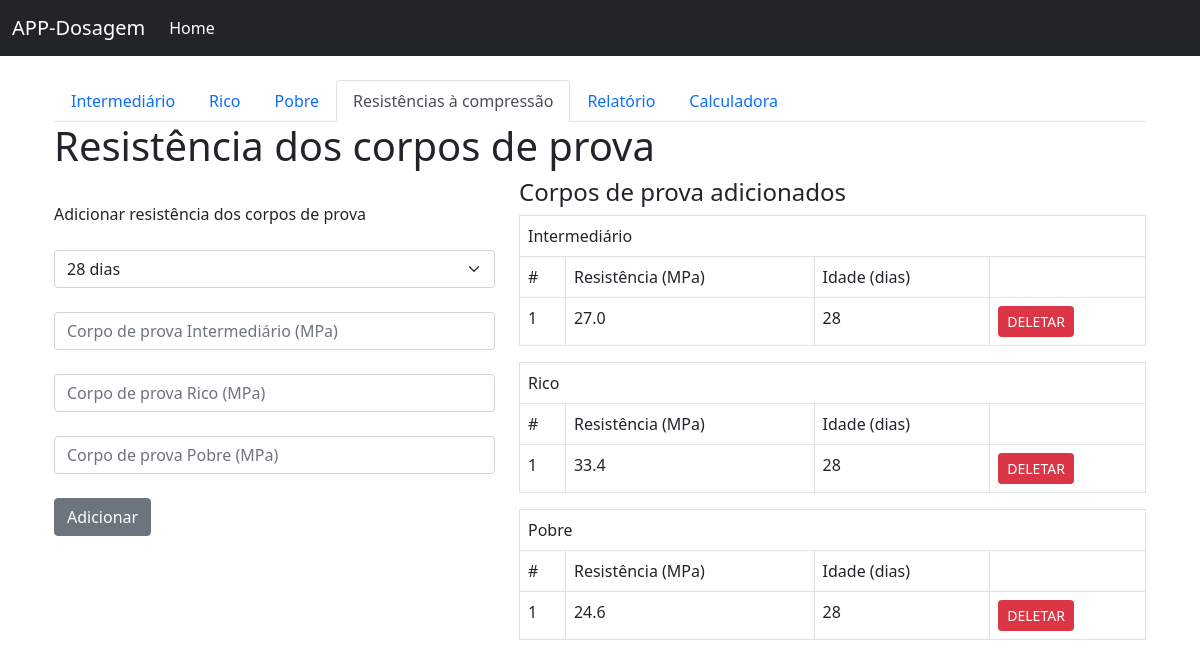
The app's page /corpo_de_prova/6, older data.
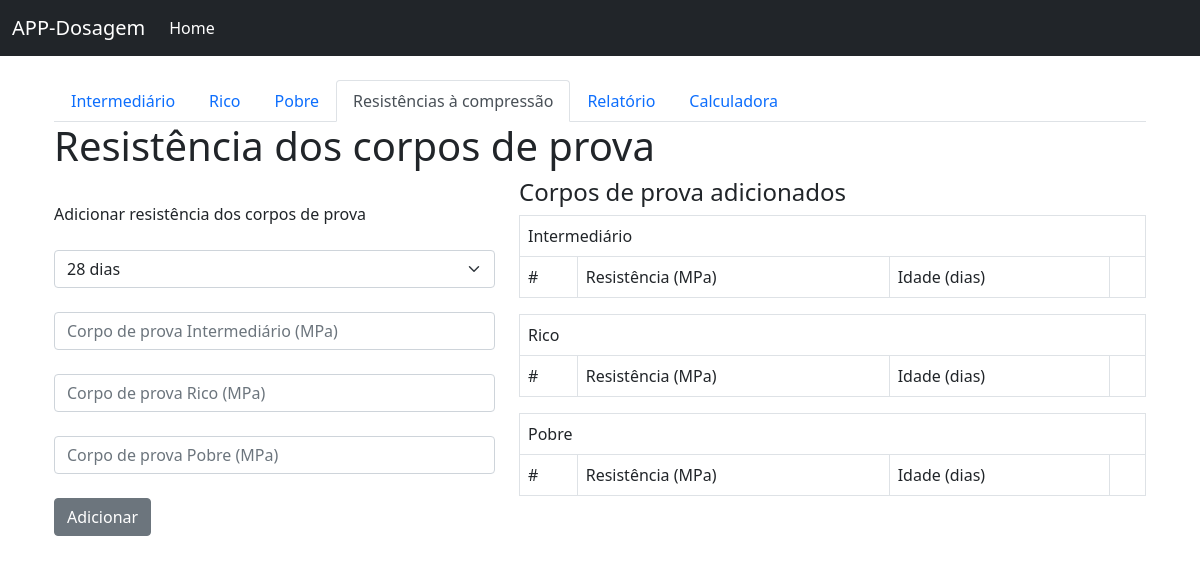
The same page, newer data.
### app/models.py (models this page shows, shortened)
class Cp_piloto(db.Model):
    id = db.Column(db.Integer, primary_key=True)
    resistencia = db.Column(db.Float)
    idade = db.Column(db.Integer)
    ensaio_id = db.Column(db.Integer, db.ForeignKey('ensaios.id'))

class Cp_rico(db.Model):
    id = db.Column(db.Integer, primary_key=True)
    resistencia = db.Column(db.Float)
    idade = db.Column(db.Integer)
    ensaio_id = db.Column(db.Integer, db.ForeignKey('ensaios.id'))

class Cp_pobre(db.Model):
    id = db.Column(db.Integer, primary_key=True)
    resistencia = db.Column(db.Float)
    idade = db.Column(db.Integer)
    ensaio_id = db.Column(db.Integer, db.ForeignKey('ensaios.id'))

### app/routes.py (the view, shortened to what this page needs)
@app.route('/corpo_de_prova/<int:id>', methods=['POST', 'GET'])
def corpo_de_prova(id):
    ensaio_salvo = Ensaios.query.filter_by(id=id).first()
    cps_piloto = Cp_piloto.query.all()
    cps_rico = Cp_rico.query.all()
    cps_pobre = Cp_pobre.query.all()
    r_piloto = request.form.get("resistencia_piloto")
    r_rico = request.form.get("resistencia_rico")
    r_pobre = request.form.get("resistencia_pobre")
    return render_template('corpo_de_prova.html', id=id, cps_piloto=cps_piloto, cps_rico=cps_rico, cps_pobre=cps_pobre, ensaio_salvo=ensaio_salvo)

### app/templates/corpo_de_prova.html (shortened to what this page needs)
{% extends 'base.html' %}
{% block content %}
<div class="container">
    <div class = "row">
        <div class="container">
            <ul class="nav nav-tabs">
              <li class="nav-item">
                <a class="nav-link" aria-current="page" href="/dosagem/{{ id }}">Intermediário</a>
              </li>
              <li class="nav-item">
                <a class="nav-link" href="/rico/{{ id }}">Rico</a>
              </li>
              <li class="nav-item">
                <a class="nav-link" href="/pobre/{{ id }}">Pobre</a>
              </li>
              <li class="nav-item">
                <a class="nav-link active" href="/corpo_de_prova/{{ id }}">Resistências à compressão</a>
              </li>
              <li class="nav-item">
                <a class="nav-link" href="/resultados/{{ id }}">Relatório</a>
              </li>
              <li class="nav-item">
                <a class="nav-link" href="/calculadora/{{ id }}">Calculadora</a>
              </li>
            </ul>
        </div>
    </div>
    <h1>Resistência dos corpos de prova</h1>
    <div class="row">
        <div class="col-5">
            <br>
            Adicionar resistência dos corpos de prova
            <br>
            <form method="POST">
                <br>
                <select class="form-select" aria-label="Default select example" name="selectfield">
                  <option value="28">28 dias</option>
                </select>
                <br>
                <input size="3" type="number" step="any" class="form-control" value="" name="resistencia_piloto", placeholder='Corpo de prova Intermediário (MPa)'>
                <br>
                <input size="3" type="number" step="any" class="form-control" value="" name="resistencia_rico", placeholder='Corpo de prova Rico (MPa)'>
                <br>
                <input size="3" type="number" step="any" class="form-control" value="" name="resistencia_pobre", placeholder='Corpo de prova Pobre (MPa)'>
                <br>
                <input type="submit" class="btn btn-secondary" value="Adicionar">
            </form>
        </div>
        <div class="col-7">
            <h4>Corpos de prova adicionados</h4>
            <table class='table table-bordered'>
                <tr>
                    <td colspan="4">Intermediário</td>
                </tr>
                <tr>
                    <td>#</td>
                    <td>Resistência (MPa)</td>
                    <td>Idade (dias)</td>
                    <td></td>
                </tr>
                {% for i in ensaio_salvo.cp_piloto %}
                    <tr>
                    <td>{{ ensaio_salvo.cp_piloto.index(i)+1 }}</td>
                    <td>{{ i.resistencia }}</td>
                    <td>{{ i.idade }}</td>
                    <td><a class="btn btn-danger btn-sm" href="/corpo_de_prova/deletar_piloto/{{ i.id }}">DELETAR</a></td>
                </tr>
                {% endfor %}
            </table>
            <table class='table table-bordered'>
                <tr>
                    <td colspan="4">Rico</td>
                </tr>
                <tr>
                    <td>#</td>
                    <td>Resistência (MPa)</td>
                    <td>Idade (dias)</td>
                    <td></td>
                </tr>
                {% for i in ensaio_salvo.cp_rico %}
                    <tr>
                    <td>{{ ensaio_salvo.cp_rico.index(i)+1 }}</td>
                    <td>{{ i.resistencia }}</td>
                    <td>{{ i.idade }}</td>
                    <td><a class="btn btn-danger btn-sm" href="/corpo_de_prova/deletar_rico/{{ i.id }}">DELETAR</a></td>
                </tr>
                {% endfor %}
            </table>
            <table class='table table-bordered'>
                <tr>
                    <td colspan="4">Pobre</td>
                </tr>
                <tr>
                    <td>#</td>
                    <td>Resistência (MPa)</td>
                    <td>Idade (dias)</td>
                    <td></td>
                </tr>
                {% for i in ensaio_salvo.cp_pobre %}
                    <tr>
                    <td>{{ ensaio_salvo.cp_pobre.index(i)+1 }}</td>
                    <td>{{ i.resistencia }}</td>
                    <td>{{ i.idade }}</td>
                    <td><a class="btn btn-danger btn-sm" href="/corpo_de_prova/deletar_pobre/{{ i.id }}">DELETAR</a></td>
                </tr>
                {% endfor %}
            </table>
        </div>
    </div>
</div>
{% endblock %}

### app/templates/base.html (shortened to what this page needs)
<!doctype html>
<html lang="en">
  <head>
    <link href="https://cdn.jsdelivr.net/npm/bootstrap@5.1.1/dist/css/bootstrap.min.css" rel="stylesheet">
  </head>
  <body>
    {% include 'navbar.html' %}
    <br>
    <div class="container">
        {% block content %}
        {% endblock %}
    </div>
  </body>
</html>

### app/templates/navbar.html (shortened to what this page needs)
<nav class="navbar navbar-expand-lg navbar-dark bg-dark">
  <div class="container-fluid">
    <a class="navbar-brand" href="{{ url_for('home') }}">APP-Dosagem</a>
    <div class="collapse navbar-collapse" id="navbarSupportedContent">
      <ul class="navbar-nav me-auto mb-2 mb-lg-0">
        <li class="nav-item">
          <a class="nav-link active" aria-current="page" href="{{ url_for('home') }}">Home</a>
        </li>
      </ul>
    </div>
  </div>
</nav>

Row changes from the older to the newer data that the page shows:
removed Cp_piloto: cp_piloto "1", resistencia "27.0", idade "28"
removed Cp_rico: cp_rico "1", resistencia "33.4", idade "28"
removed Cp_pobre: cp_pobre "1", resistencia "24.6", idade "28"
